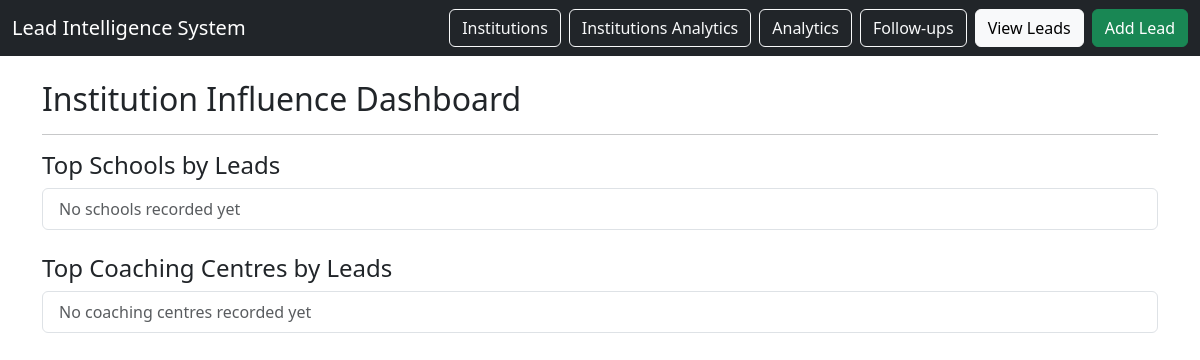
/institutions/analytics, run on an earlier commit of the app's database.
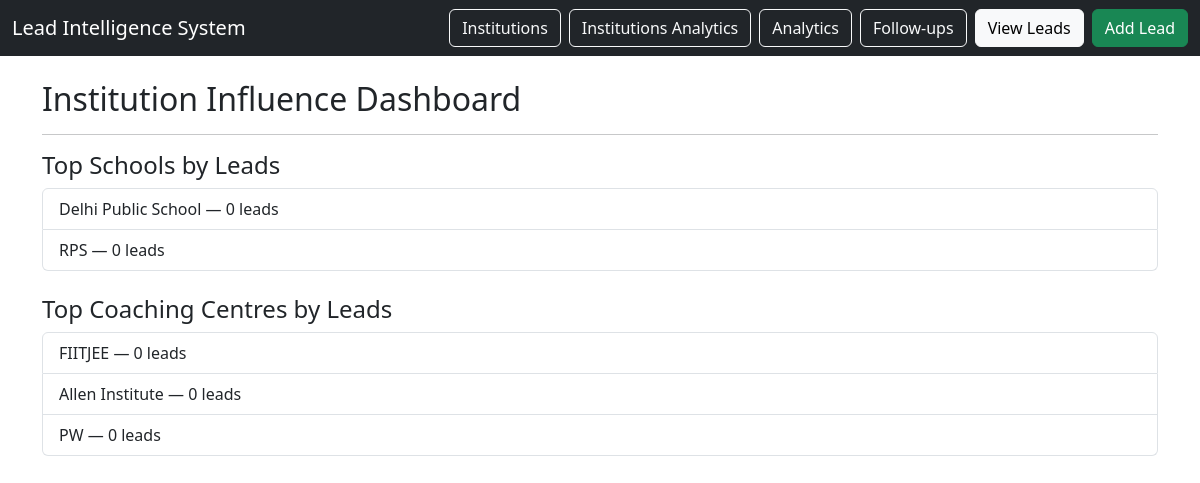
And on a later commit of the database.
### tables this page shows
CREATE TABLE institutions (
    institution_id INTEGER PRIMARY KEY AUTOINCREMENT,
    name TEXT NOT NULL,
    type TEXT CHECK(type IN ('school','coaching_center')),
    city TEXT,
    contact_person TEXT,
    contact_phone TEXT,
    notes TEXT,
    created_at TIMESTAMP DEFAULT CURRENT_TIMESTAMP
);

### app.py (the view)
@app.route("/institutions/analytics")
def institution_analytics():
    db = get_db()
    school_stats = db.execute("""
        SELECT i.name, COUNT(l.lead_id) as total_leads
        FROM institutions i
        LEFT JOIN leads l ON l.school_id = i.institution_id
        WHERE i.type = 'school'
        GROUP BY i.institution_id
        ORDER BY total_leads DESC
    """).fetchall()
    coaching_stats = db.execute("""
        SELECT i.name, COUNT(l.lead_id) as total_leads
        FROM institutions i
        LEFT JOIN leads l ON l.coaching_id = i.institution_id
        WHERE i.type = 'coaching_center'
        GROUP BY i.institution_id
        ORDER BY total_leads DESC
    """).fetchall()
    return render_template(
        "institution_analytics.html",
        school_stats=school_stats,
        coaching_stats=coaching_stats
    )

### database/db_connection.py (called while the page is built)
def get_db():
    conn = sqlite3.connect(DB_NAME)
    conn.row_factory = sqlite3.Row
    return conn

### templates/institution_analytics.html
{% extends "base.html" %}
{% block content %}
<h2>Institution Influence Dashboard</h2>
<hr>
<h4>Top Schools by Leads</h4>
<ul class="list-group mb-4">
{% for s in school_stats %}
<li class="list-group-item">
{{ s.name }} — {{ s.total_leads }} leads
</li>
{% else %}
<li class="list-group-item text-muted">
No schools recorded yet
</li>
{% endfor %}
</ul>
<h4>Top Coaching Centres by Leads</h4>
<ul class="list-group">
{% for c in coaching_stats %}
<li class="list-group-item">
{{ c.name }} — {{ c.total_leads }} leads
</li>
{% else %}
<li class="list-group-item text-muted">
No coaching centres recorded yet
</li>
{% endfor %}
</ul>
{% endblock %}

What changed in the data, as far as the page shows it:
added institutions: name "Delhi Public School", total_leads "0", shown under "Top Schools by Leads"
added institutions: name "RPS", total_leads "0", shown under "Top Schools by Leads"
added institutions: name "FIITJEE", total_leads "0", shown under "Top Coaching Centres by Leads"
added institutions: name "Allen Institute", total_leads "0", shown under "Top Coaching Centres by Leads"
added institutions: name "PW", total_leads "0", shown under "Top Coaching Centres by Leads"
Also different on the page:
text no longer shown: "No schools recorded yet No coaching centres recorded yet"
